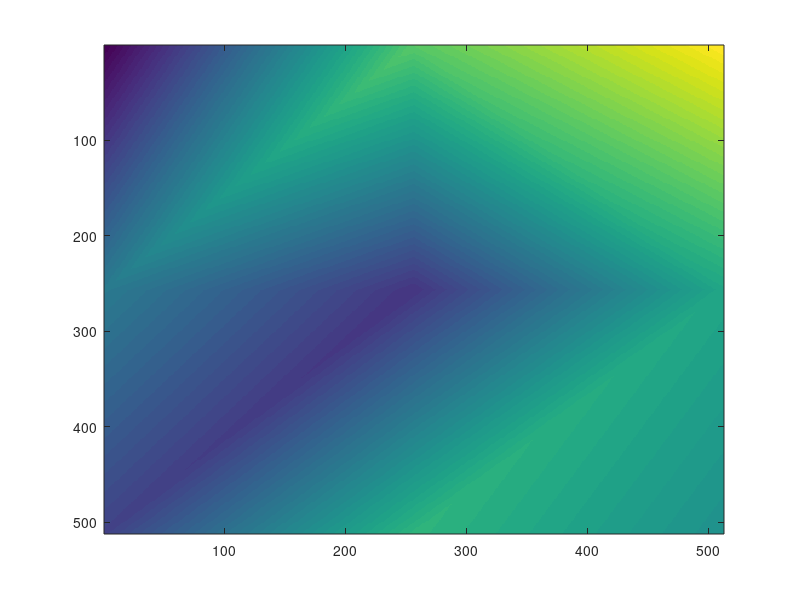

MATLAB code for this plot:

n = 512;
pts = linspace(1, n, 3);

[xx, yy] = meshgrid(pts, pts);
[xx_omega, yy_omega] = meshgrid(1:512, 1:512);

sigma = 10;
dx = sigma * randn(size(xx));

dx_omega = griddata(xx(:), yy(:), dx(:), xx_omega(:), yy_omega(:));
dx_omega = reshape(dx_omega, n, n);
figure; imagesc(dx_omega);
